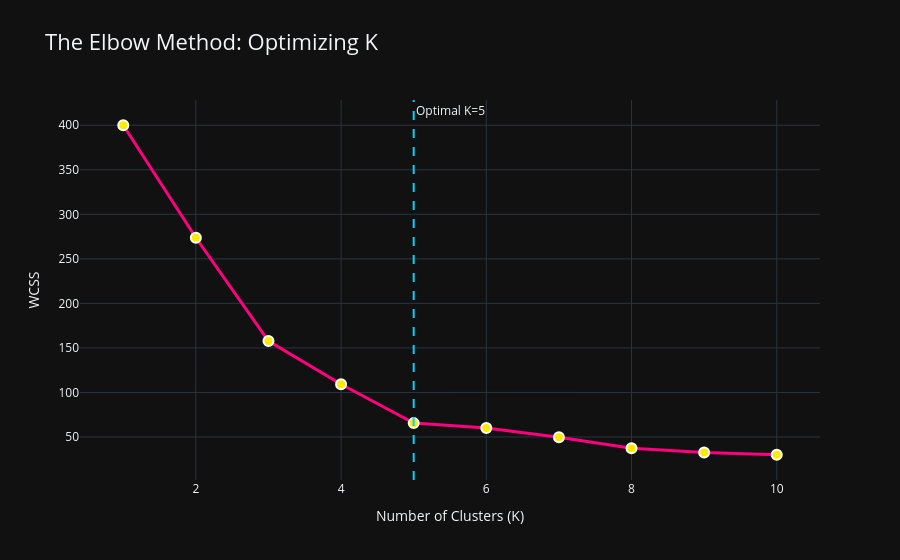

Notebook source saved alongside this figure:
### Markdown cell above
## 4. Unsupervised Learning: The Elbow Method & K-Means
To segment our customers, we focus on their purchasing power (`Annual Income`) and shopping habits (`Spending Score`). We will use the Elbow Method to find the mathematically optimal number of customer groups (K).

### Code cell
# Select Features for Clustering
X = df[['Annual Income', 'Spending Score']]

# Feature Scaling
scaler = StandardScaler()
X_scaled = scaler.fit_transform(X)

# Calculate WCSS
wcss =[]
for i in range(1, 11):
    kmeans = KMeans(n_clusters=i, init='k-means++', random_state=42)
    kmeans.fit(X_scaled)
    wcss.append(kmeans.inertia_)

# Interactive Elbow Method Plot
fig3 = go.Figure()
fig3.add_trace(go.Scatter(x=list(range(1, 11)), y=wcss, mode='lines+markers',
                          marker=dict(size=10, color='#FFEA00', line=dict(width=2, color='white')),
                          line=dict(color='#FF007F', width=3)))

fig3.update_layout(template="plotly_dark", title="The Elbow Method: Optimizing K",
                   xaxis_title="Number of Clusters (K)", yaxis_title="WCSS",
                   title_font=dict(size=22))
fig3.add_vline(x=5, line_width=2, line_dash="dash", line_color="#00D2FF", annotation_text="Optimal K=5")
fig3.show()

### Figure 1 — Plotly figure (JSON) as saved in the notebook; plotly's stock layout.template omitted (floating-point values rounded to 4 significant figures)
{"data": [{"line": {"color": "#FF007F", "width": 3}, "marker": {"color": "#FFEA00", "line": {"color": "white", "width": 2}, "size": 10}, "mode": "lines+markers", "type": "scatter", "x": [1, 2, 3, 4, 5, 6, 7, 8, 9, 10], "y": [400.0, 273.7, 157.7, 109.2, 65.57, 60.13, 49.67, 37.32, 32.5, 30.06]}], "layout": {"annotations": [{"showarrow": false, "text": "Optimal K=5", "x": 5, "xanchor": "left", "xref": "x", "y": 1, "yanchor": "top", "yref": "y domain"}], "shapes": [{"line": {"color": "#00D2FF", "dash": "dash", "width": 2}, "type": "line", "x0": 5, "x1": 5, "xref": "x", "y0": 0, "y1": 1, "yref": "y domain"}], "title": {"font": {"size": 22}, "text": "The Elbow Method: Optimizing K"}, "xaxis": {"title": {"text": "Number of Clusters (K)"}}, "yaxis": {"title": {"text": "WCSS"}}}}
